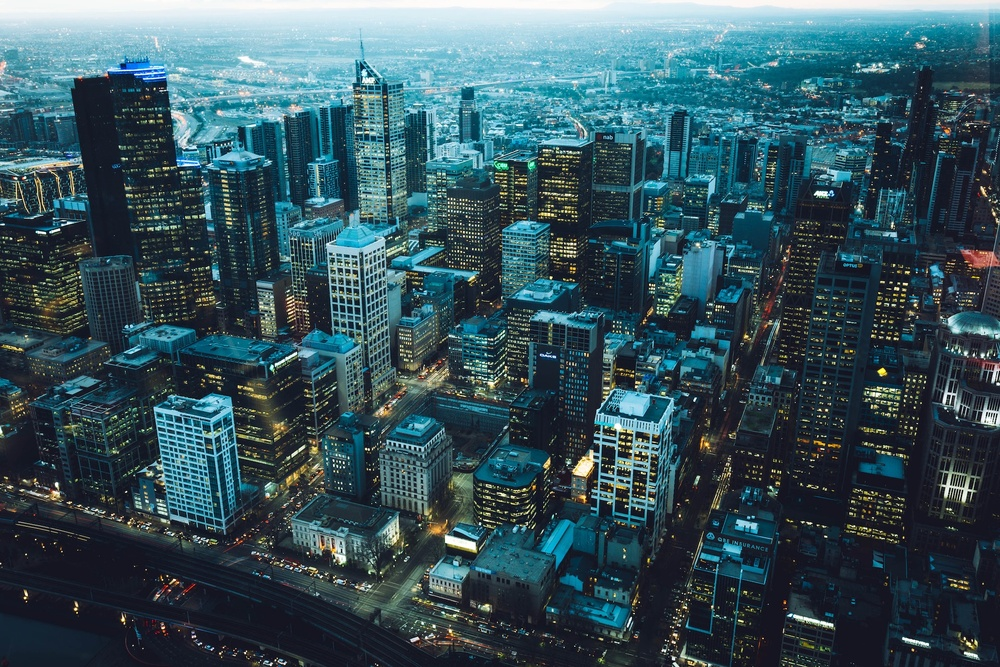
#> input picture images/cats/2.jpg, 1000 x 667 px, shrunk from 1920 x 1280 before the run, found by its file name
$ python Thresholding.py
#> lines starting #> are read from the running program, lines starting #| are printed output that depends on the picture; after the words box and inside, x2 and y2 are one past the last pixel; in counts of white or black regions, pixels touching at a corner belong together
import cv2 as cv

img = cv.imread("images/cats/2.jpg")
#> img is the input picture: shape (667, 1000, 3); mean B, G, R 91.8, 82.6, 54.6
cv.imshow("cat", img)

gray = cv.cvtColor(img, cv.COLOR_BGR2GRAY)
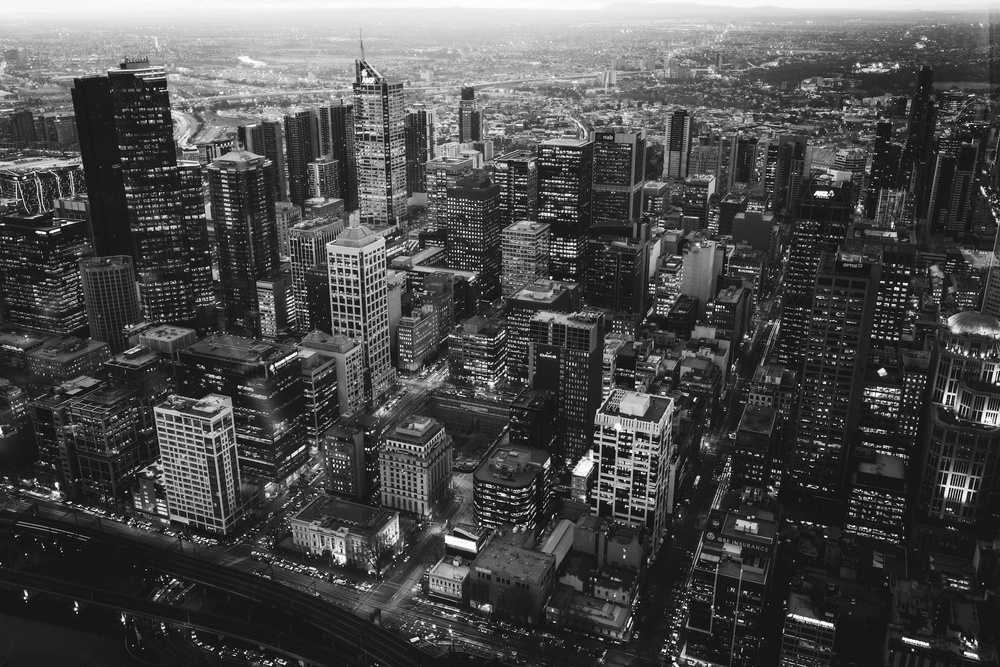
#> gray: shape (667, 1000); min 1, max 255, mean 75.2

# Simple Thresholding
threshold, thresh = cv.threshold(gray, 125, 200, cv.THRESH_BINARY)
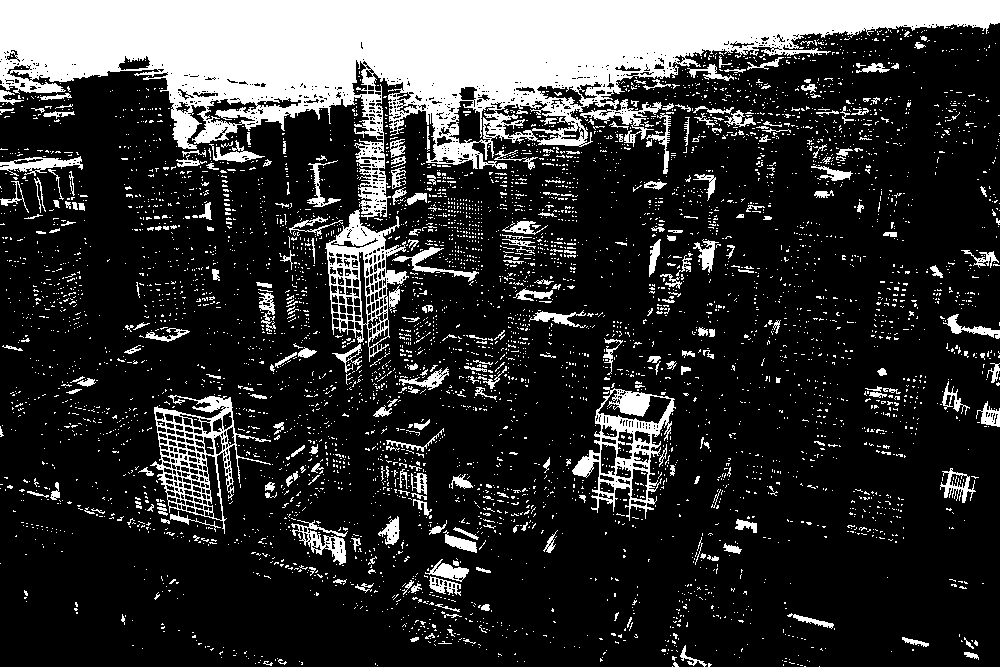
#> thresh: shape (667, 1000); values 0 (black) and 200 (white), 20.3% white; 5264 white regions (4962 under 20 px), largest, box (x1, y1, x2, y2) and area: (0, 0, 1000, 220) 82740, (572, 387, 676, 521) 4024, (325, 209, 409, 362) 3949
cv.imshow("thresh", thresh)

threshold, thresh_inv = cv.threshold(gray, 125, 200, cv.THRESH_BINARY_INV)
cv.imshow("thresh_inv", thresh_inv)

# Adaptive Thresholding
adaptive_thresh = cv.adaptiveThreshold(
    gray, 255, cv.ADAPTIVE_THRESH_GAUSSIAN_C, cv.THRESH_BINARY, 11, 1
)  # cv.ADAPTIVE_THRESH_MEAN_C this is the method of how should the machine calculate the optimal thresold value.THe block is the size of neghiourhood kernel that open cv uses to calculate the mean for optimal threshold value. Now the C value is the integer value subtracted from the mean to fine tune the our threshold.
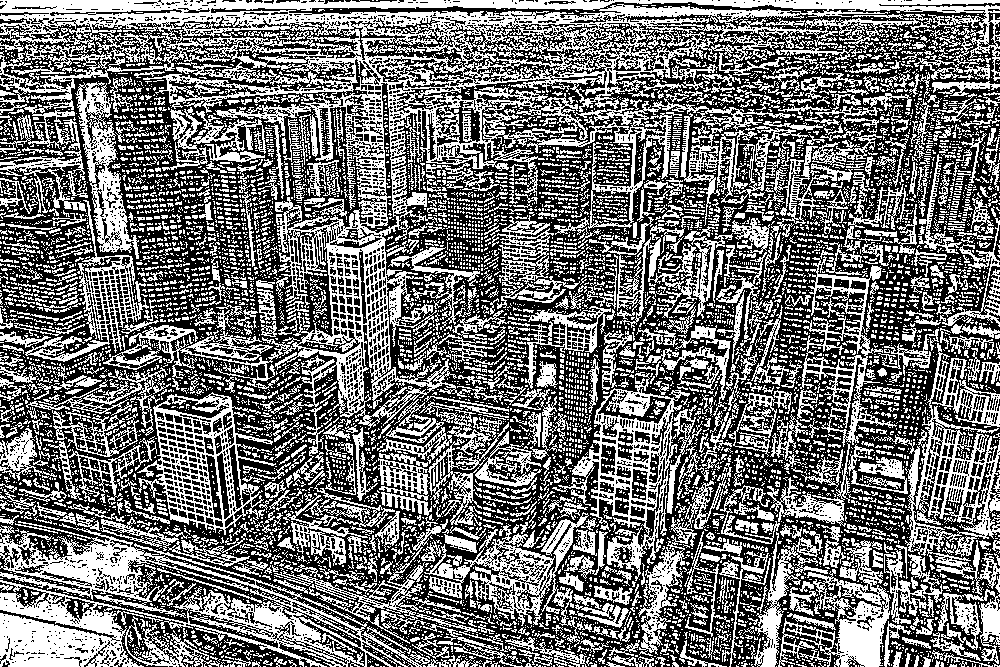
#> adaptive_thresh: shape (667, 1000); 44.8% white in thin lines or dots
# on using adaptive_thresholding_Gaussian now it added some weight to pixels.
cv.imshow("adaptive_thresh", adaptive_thresh)

adaptive_thresh = cv.adaptiveThreshold(
    gray, 255, cv.ADAPTIVE_THRESH_MEAN_C, cv.THRESH_BINARY_INV, 11, 10
)
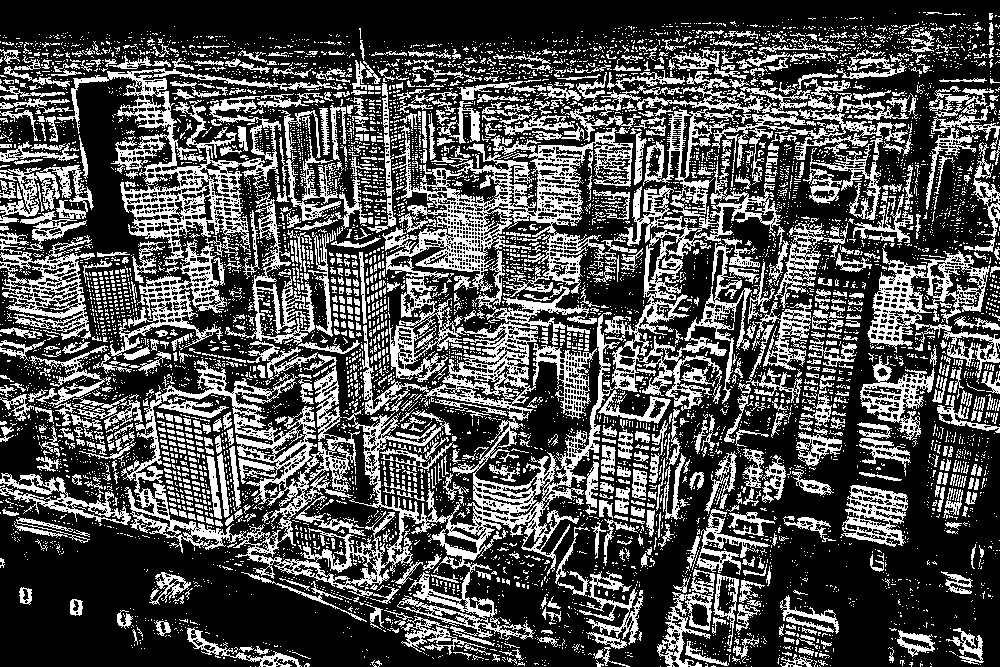
#> adaptive_thresh: shape (667, 1000); 31.5% white; 7566 white regions (6630 under 20 px), largest, box (x1, y1, x2, y2) and area: (121, 125, 781, 640) 56895, (57, 68, 343, 266) 10298, (867, 248, 1000, 378) 4670
cv.imshow("adaptive_thresh_inv", adaptive_thresh)

cv.waitKey(0)

$ run again, with images/cats/1.jpg copied over images/cats/2.jpg
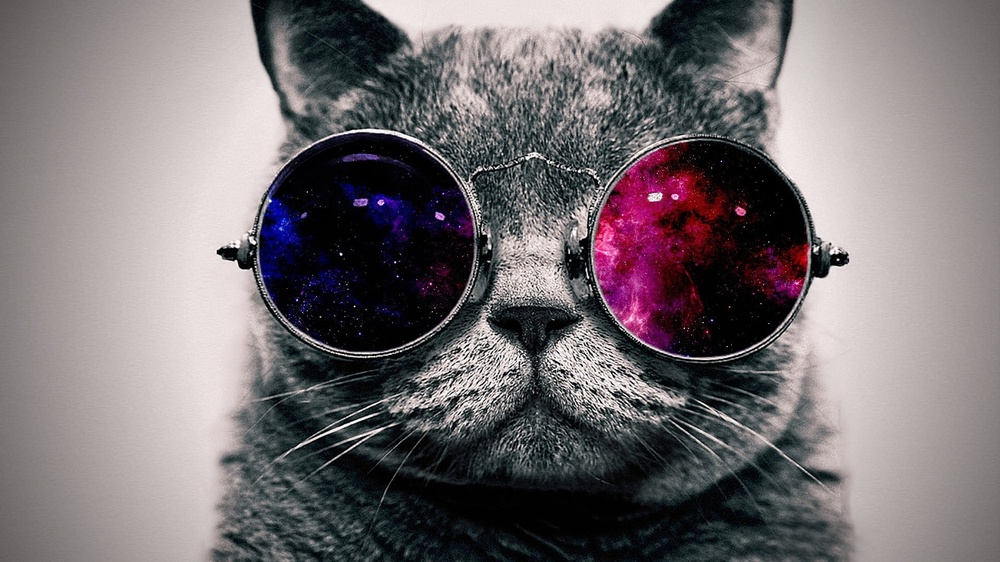
#> input picture images/cats/1.jpg, 1000 x 562 px, shrunk from 1920 x 1080 before the run, found by its file name
#> img is the input picture: shape (562, 1000, 3); mean B, G, R 114.4, 111.5, 118.1
#> `threshold, thresh = cv.threshold(gray, 125, 200, cv.THRESH_BINARY)`:
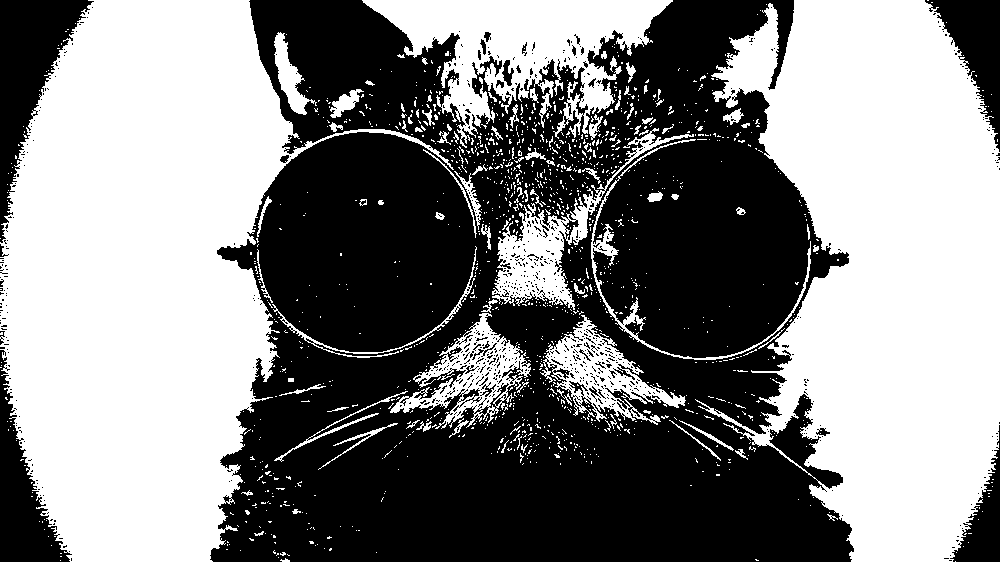
#> thresh: shape (562, 1000); values 0 (black) and 200 (white), 51.2% white; 757 black regions (725 under 20 px), largest, box (x1, y1, x2, y2) and area: (210, 0, 854, 562) 248809, (0, 0, 94, 243) 8793, (0, 350, 72, 562) 5936
#> `adaptive_thresh = cv.adaptiveThreshold( gray, 255, cv.ADAPTIVE_THRESH_..`:
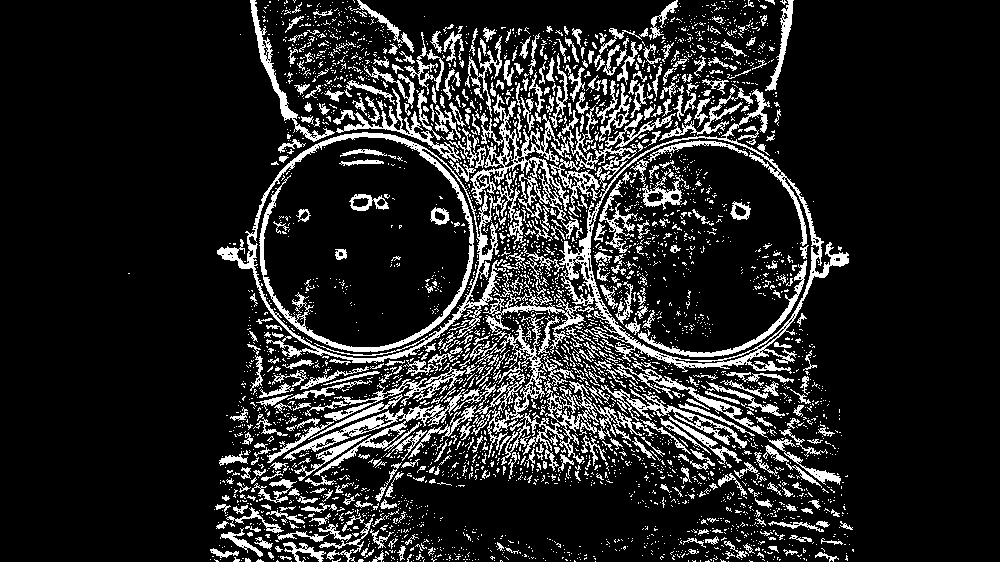
#> adaptive_thresh: shape (562, 1000); 15.1% white in thin lines or dots, all inside (x1, y1, x2, y2) = (128, 0, 854, 562)

$ run again, with images/cats/3.jpg copied over images/cats/2.jpg
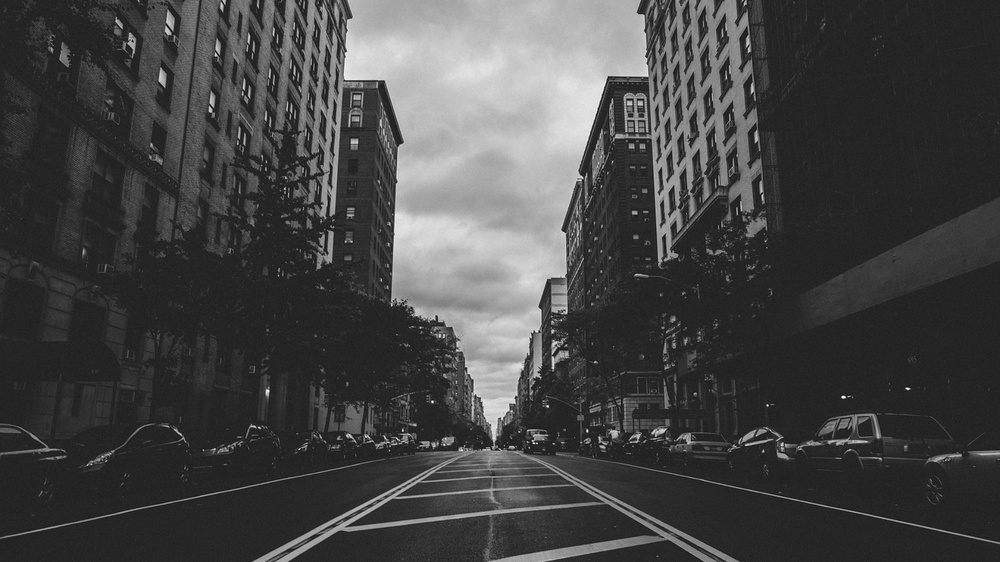
#> input picture images/cats/3.jpg, 1000 x 562 px, shrunk from 1920 x 1080 before the run, found by its file name
#> img is the input picture: shape (562, 1000, 3); min 7, max 255, mean 68.8
#> `threshold, thresh = cv.threshold(gray, 125, 200, cv.THRESH_BINARY)`:
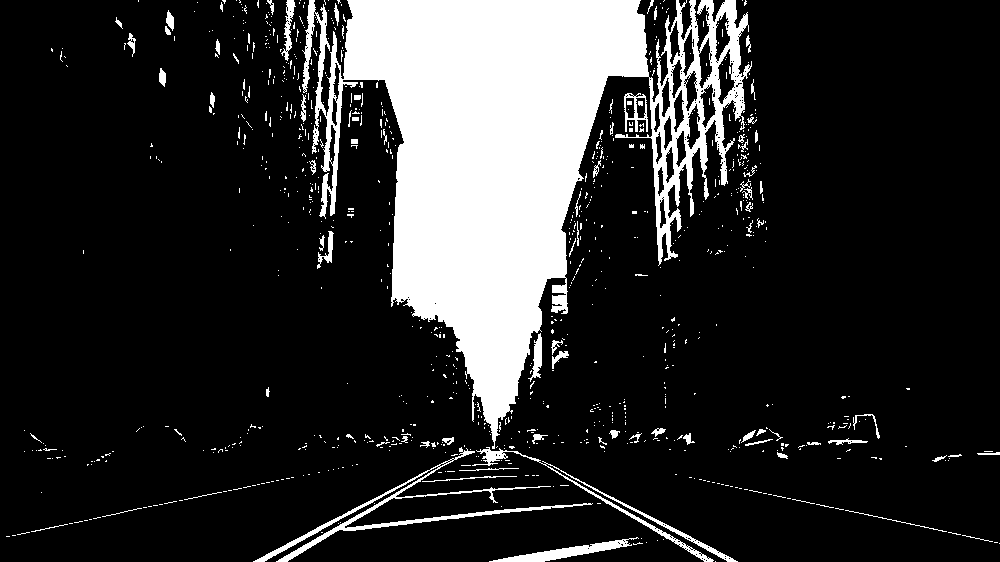
#> thresh: shape (562, 1000); values 0 (black) and 200 (white), 17.4% white; 904 white regions (818 under 20 px), largest, box (x1, y1, x2, y2) and area: (302, 0, 752, 449) 84465, (253, 447, 593, 562) 2727, (472, 447, 738, 562) 1599
#> `adaptive_thresh = cv.adaptiveThreshold( gray, 255, cv.ADAPTIVE_THRESH_..`:
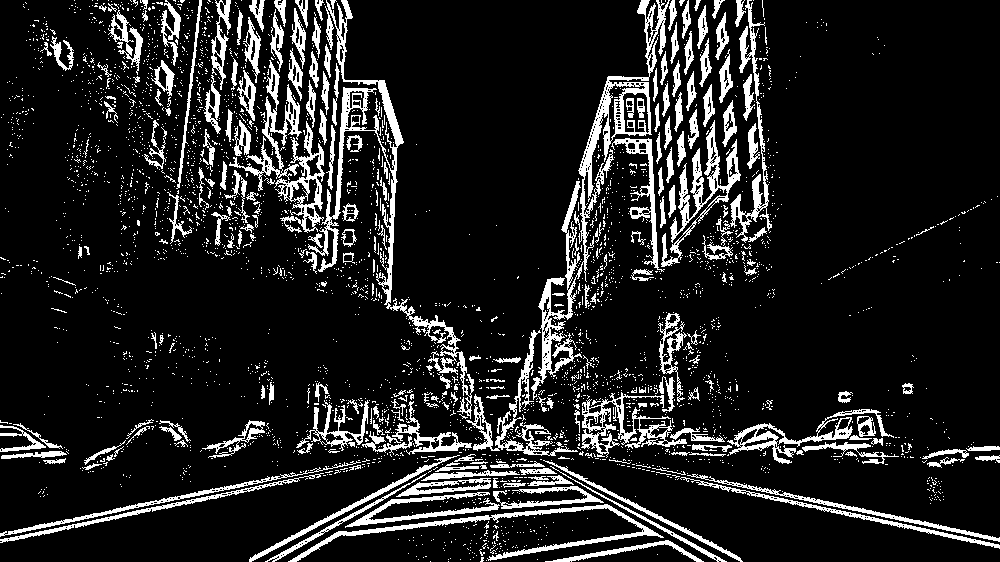
#> adaptive_thresh: shape (562, 1000); 13% white; 3328 white regions (3075 under 20 px), largest, box (x1, y1, x2, y2) and area: (531, 0, 670, 400) 5911, (308, 0, 474, 419) 5376, (661, 120, 741, 267) 2353

$ run again, with images/cats/6.jpg copied over images/cats/2.jpg
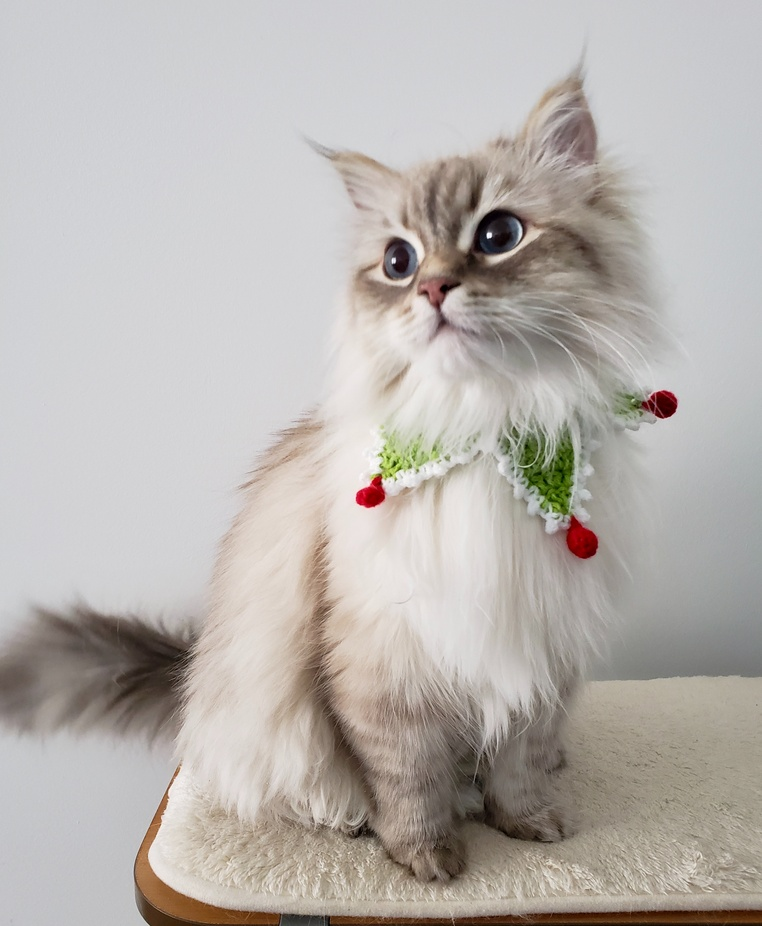
#> input picture images/cats/6.jpg, 762 x 926 px, shrunk from 2830 x 3442 before the run, found by its file name
#> img is the input picture: shape (926, 762, 3); mean B, G, R 175, 179.2, 184.3
#> `threshold, thresh = cv.threshold(gray, 125, 200, cv.THRESH_BINARY)`:
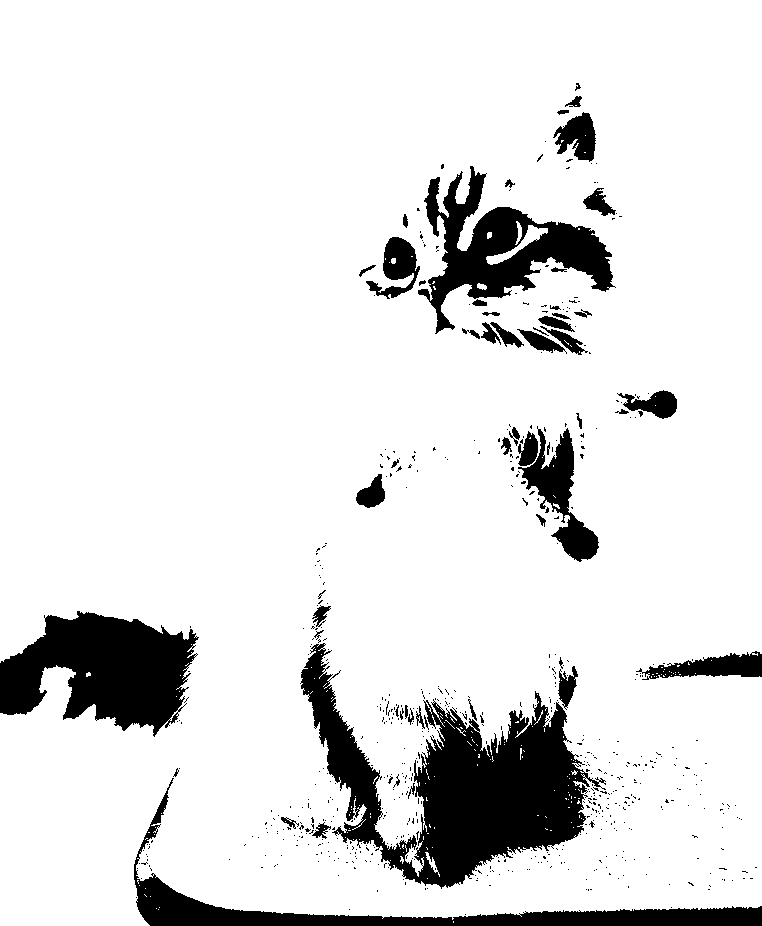
#> thresh: shape (926, 762); values 0 (black) and 200 (white), 88.4% white; 651 black regions (596 under 20 px), largest, box (x1, y1, x2, y2) and area: (300, 643, 606, 889) 27984, (0, 611, 199, 737) 15454, (418, 166, 616, 334) 11380
#> `adaptive_thresh = cv.adaptiveThreshold( gray, 255, cv.ADAPTIVE_THRESH_..`:
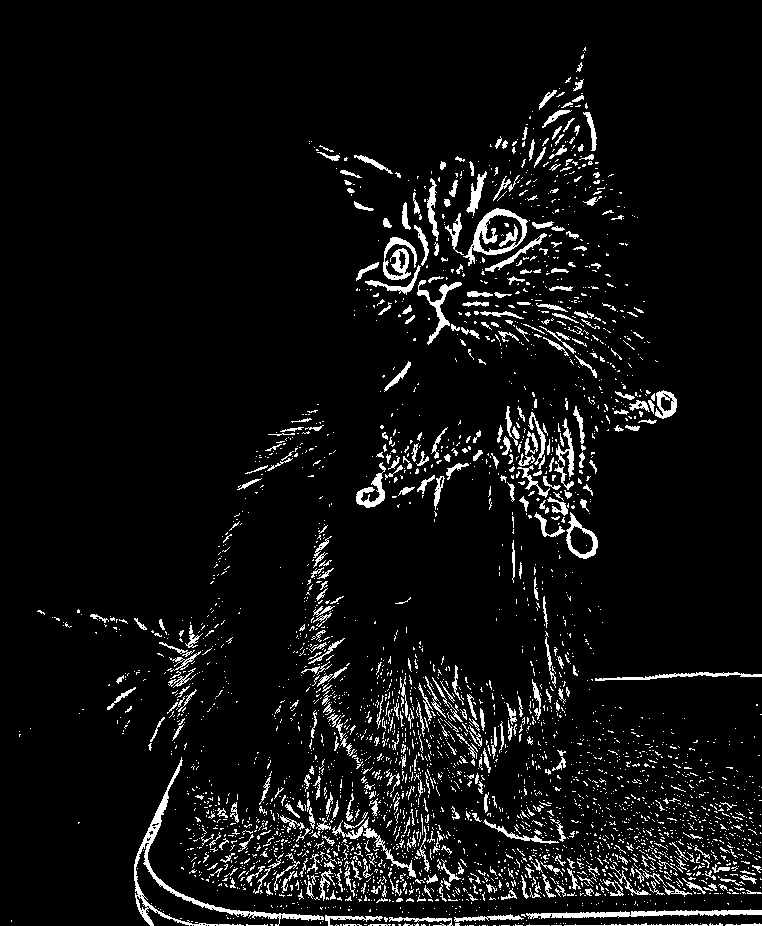
#> adaptive_thresh: shape (926, 762); 6.3% white in thin lines or dots
